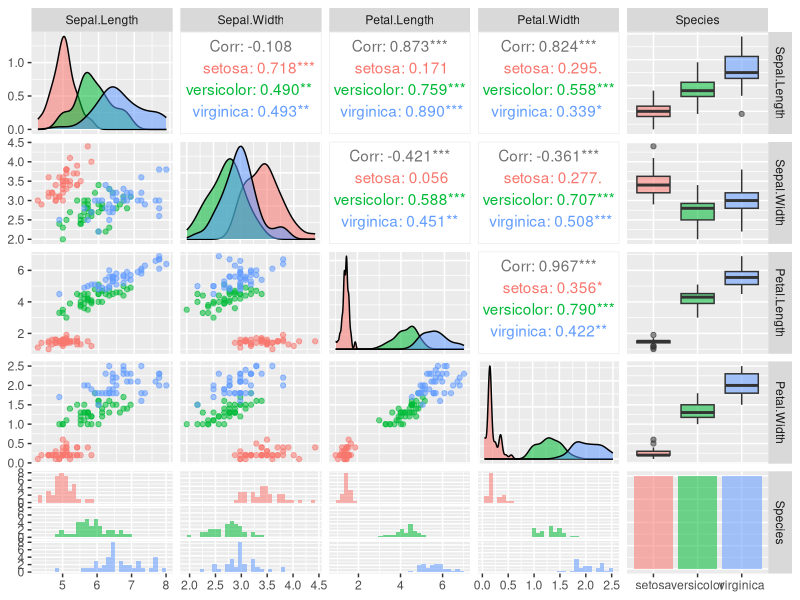

The R source for this figure:
## ---- chunk 1
knitr::opts_chunk$set(echo = TRUE)
## ---- chunk 2
library(caTools) # needed for sample.split
library(ggplot2) # needed for nicer graphics
library(GGally)  # needed for ggpairs
library(e1071)   # needed for the SVM itself

set.seed(41)        # to make it reproducible

dataset <- iris
str(dataset)
summary(dataset)

split        = sample.split(dataset$Species, SplitRatio = .8)
training_set = subset(dataset, split == TRUE)
test_set     = subset(dataset, split == FALSE)

nrow(training_set)
nrow(test_set)
## ---- chunk 3
ggpairs(training_set, ggplot2::aes(colour = Species, alpha = 0.4))
## ---- chunk 4
training_set[,1:4] = scale(training_set[,1:4])
test_set[,1:4]     = scale(test_set[,1:4])
# model with ALL parameters:
classifier1 = svm(formula = Species~., data = training_set, 
                  type = 'C-classification', kernel = 'radial')
# 2-parameter model:
classifier2 = svm(formula = Species~ Petal.Width + Petal.Length, data = training_set, 
                  type = 'C-classification', kernel = 'radial')
## ---- chunk 5
test_pred1 = predict(classifier1, type = 'response', newdata = test_set[-5])
test_pred2 = predict(classifier2, type = 'response', newdata = test_set[-5])

# Compute the confusion matrices
cm1 = table(test_set[,5], test_pred1)
cm2 = table(test_set[,5], test_pred2)
cm1 # Confusion Matrix for all parameters
cm2 # Confusion Matrix for 2-parameter model (Petal Length and Petal Width)
